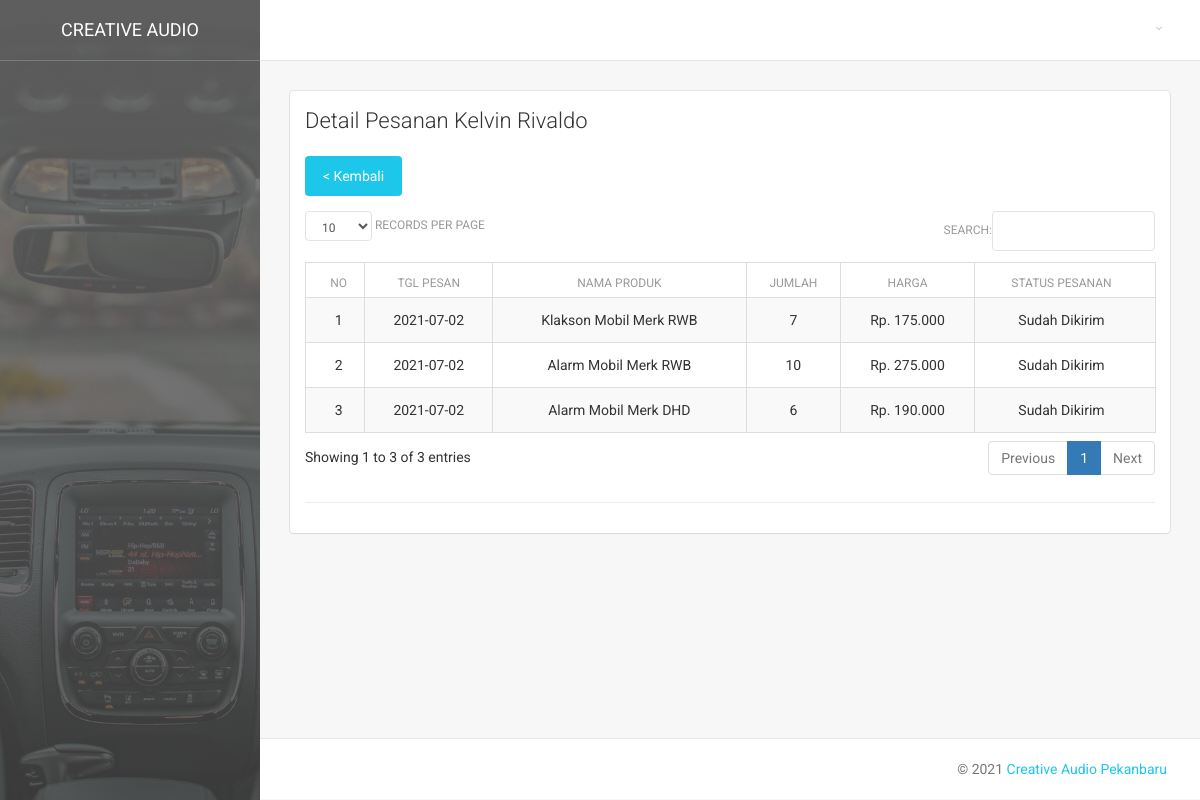
The page /Transaksi_Ctrl/detail/191 on the database its author committed.
### tables this page shows
CREATE TABLE `tbl_user` (
  `id_user` int(10) NOT NULL,
  `nama_user` varchar(30) NOT NULL,
  `email_user` varchar(50) NOT NULL,
  `telp_user` varchar(15) NOT NULL,
  `alamat_user` varchar(255) NOT NULL,
  `provinsi_user` varchar(30) NOT NULL,
  `kota_user` varchar(30) NOT NULL,
  `id_kecamatan` int(11) NOT NULL,
  `kecamatan_user` varchar(30) NOT NULL,
  `kode_pos` int(10) NOT NULL,
  `password_user` varchar(255) NOT NULL,
  `level_user` int(1) NOT NULL,
  `aktif` int(1) NOT NULL
);

CREATE TABLE `tbl_transaksi` (
  `id_transaksi` int(10) NOT NULL,
  `id_produk` int(10) NOT NULL,
  `id_pembayaran` int(10) NOT NULL,
  `id_user` int(10) NOT NULL,
  `tgl_transaksi` date NOT NULL,
  `qty_transaksi` int(11) NOT NULL,
  `total_transaksi` int(11) NOT NULL,
  `id_kurir` int(11) NOT NULL,
  `komentar` text NOT NULL,
  `aktif` int(1) NOT NULL
);

CREATE TABLE `tbl_produk` (
  `id_produk` int(10) NOT NULL,
  `nama_produk` varchar(50) NOT NULL,
  `harga_beli` int(11) NOT NULL,
  `harga_jual` int(11) NOT NULL,
  `stok_produk` int(11) NOT NULL,
  `kategori_produk` varchar(50) NOT NULL,
  `foto_produk` varchar(255) NOT NULL,
  `foto_produk1` text NOT NULL,
  `foto_produk2` text NOT NULL,
  `foto_produk3` text NOT NULL,
  `foto_produk4` text NOT NULL,
  `foto_produk5` text NOT NULL,
  `deskripsi_produk` text NOT NULL,
  `rop` float NOT NULL,
  `eoq` float NOT NULL,
  `aktif` int(1) NOT NULL
);

CREATE TABLE `tbl_pembayaran` (
  `id_pembayaran` int(10) NOT NULL,
  `total_pembayaran` int(11) NOT NULL,
  `bukti_pembayaran` varchar(255) NOT NULL,
  `nomor_resi` varchar(50) NOT NULL,
  `kurir_pengiriman` varchar(30) NOT NULL,
  `tgl_pembayaran` date NOT NULL,
  `status_pembayaran` varchar(30) NOT NULL,
  `review_produk` text NOT NULL,
  `aktif` int(1) NOT NULL
);

### application/controllers/Transaksi_Ctrl.php (called while the page is built, shortened)
<?php
class Transaksi_Ctrl extends CI_Controller
{
    function __construct()
    {
        $this->load->model('Transaksi');
        $this->load->model('Produk');
        $this->load->model('Pembayaran');
        $this->load->model('Wilayah');
        $this->load->model('User');
        $this->load->model('Kurir');
        $this->load->library('form_validation');
        $this->load->library('datatables');
    }
    public function detail($kode)
    {
        $data['transaksi'] = $this->Transaksi->get_by_pembayaran($kode);
        $data['transaksi2'] = $this->Transaksi->get_by_pembayaranSingle($kode);
        $this->load->view('transaksi/transaksi_detail', $data);
    }
}

### index.php (called while the page is built, shortened)
<?php
require_once BASEPATH.'core/CodeIgniter.php';

### application/models/Transaksi.php (called while the page is built, shortened)
<?php
class Transaksi extends CI_Model
{
    function get_by_pembayaran($kode)
    {
        return $this->db->query('select * from tbl_transaksi a, tbl_produk b, tbl_pembayaran c, tbl_user d WHERE
                                    a.id_produk=b.id_produk AND a.id_pembayaran=c.id_pembayaran AND
                                    a.id_user=d.id_user AND a.aktif!=1 AND a.id_pembayaran="' . $kode . '" order by a.id_transaksi DESC')->result();
    }
    function get_by_pembayaranSingle($kode)
    {
        return $this->db->query('select * from tbl_transaksi a, tbl_produk b, tbl_pembayaran c, tbl_user d WHERE
                                    a.id_produk=b.id_produk AND a.id_pembayaran=c.id_pembayaran AND
                                    a.id_user=d.id_user AND a.aktif!=1 AND a.id_pembayaran="' . $kode . '" order by a.id_transaksi DESC')->row();
    }
}

### application/views/transaksi/transaksi_detail.php (the view, shortened to what this page needs)
<div class="card">
    <div class="header">
        <h4 class="title">Detail Pesanan <?=$transaksi2->nama_user?></h4><br>
		<?php echo anchor(site_url('Transaksi_Ctrl'), '< Kembali', 'class="btn btn-info btn-fill"'); ?>
    </div>
    <div class="content table-responsive ">
        <table id="mytable" class="table table-bordered table-hover table-striped">
			<thead>
				<tr>
                    <th><center>No</th>
					<th><center>Tgl Pesan</th>
					<th><center>Nama Produk</th>
					<th><center>Jumlah</th>
					<th><center>Harga</th>
					<th><center>Status Pesanan</th>
				</tr>
			</thead>
			<tbody>
				<?php
                    $no=1;
                    foreach ($transaksi as $u) {
                ?>
                <tr>
                    <td><center><?php echo $no++ ?></td>
                    <td><center><?php echo $u->tgl_transaksi ?></td>
                    <td><center><?php echo $u->nama_produk ?></td>
                    <td><center><?php echo $u->qty_transaksi ?></td>
                    <td><center>Rp. <?php echo number_format($u->harga_jual,0,",","."); ?></td>
                    <td><center><?php echo $u->status_pembayaran ?></td>
                </tr>
                <?php } ?>
			</tbody>
		</table><hr>
    </div>
</div>

### rows shown on the page
tbl_user: nama_user "Kelvin Rivaldo"
tbl_transaksi: tgl_transaksi "2021-07-02", id_produk.nama_produk "Klakson Mobil Merk RWB", qty_transaksi "7", id_produk.harga_jual "175.000", id_pembayaran.status_pembayaran "Sudah Dikirim"
tbl_transaksi: tgl_transaksi "2021-07-02", id_produk.nama_produk "Alarm Mobil Merk RWB", qty_transaksi "10", id_produk.harga_jual "275.000", id_pembayaran.status_pembayaran "Sudah Dikirim"
tbl_transaksi: tgl_transaksi "2021-07-02", id_produk.nama_produk "Alarm Mobil Merk DHD", qty_transaksi "6", id_produk.harga_jual "190.000", id_pembayaran.status_pembayaran "Sudah Dikirim"
